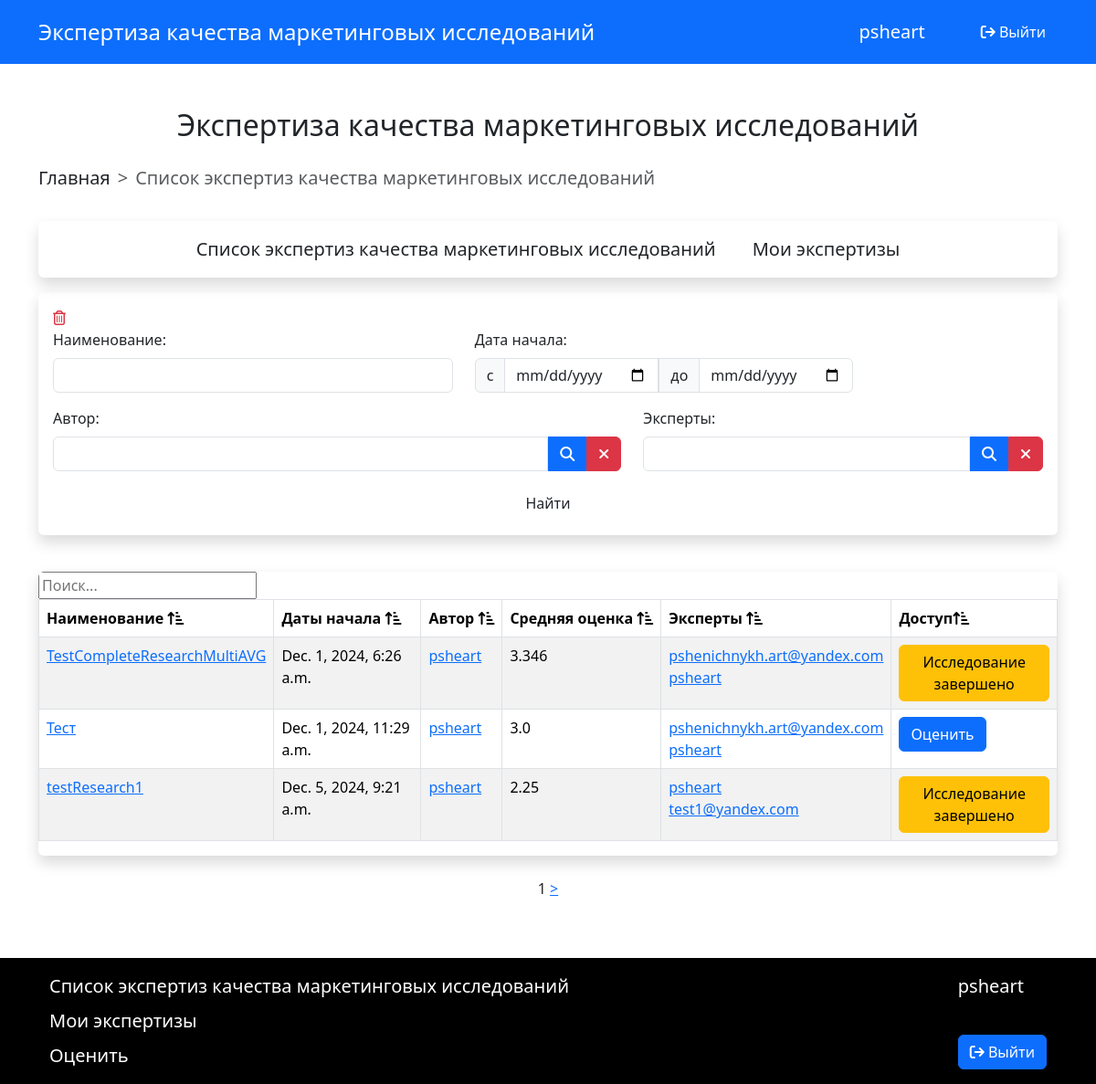
The page /research/ (signed in) on the database its author committed.
### research/models.py (models this page shows, shortened)
class Research(models.Model):
    title = models.CharField(max_length=255, )
    pdf_document = models.FileField(upload_to='media/research_pdfs/')
    participants = models.ManyToManyField(User, related_name='researches')
    created_at = models.DateTimeField(auto_now_add=True)
    author = models.ForeignKey(settings.AUTH_USER_MODEL, on_delete=models.CASCADE, related_name='authored_researches', null=True)
    is_completed = models.BooleanField(default=False)

### research/views.py (the view)
# urls.py: path('research/', research_list, name='research_list'),
@login_required
def research_list(request):
    researches = Research.objects.all()
    paginator = Paginator(researches, 1)
    page_number = request.GET.get('page')
    try:
        page_obj = paginator.get_page(page_number)
    except PageNotAnInteger:
        page_obj = paginator.page(1)
    except EmptyPage:
        page_obj = paginator.page(paginator.num_pages)
    rated_research_ids = set()
    for research in researches:
        average_score = research.ratings.aggregate(Avg('score')).get('score__avg', 0)
        research.average_rating = round(average_score, 3) if average_score is not None else 0
    if request.user.is_authenticated:
        user_ratings = request.user.rating_set.all()
        rated_research_ids = set(rating.research.id for rating in request.user.rating_set.all())
    context = {
        'researches': researches,
        'user_ratings': user_ratings,
        'rated_research_ids': rated_research_ids,
        'page_obj': page_obj
    }
    return render(request, 'research/research_list.html', context)

### templates/research/research_list.html (shortened to what this page needs)
{% extends 'core/base.html' %}
{% block content %}
<section class="pt-5">
    <div class="container-xl d-flex flex-column gap-3">
        <h2 class="text-center h-2 section_title">Экспертиза качества маркетинговых исследований</h2>
        <nav style="--bs-breadcrumb-divider: '>';" aria-label="breadcrumb">
            <ol class="breadcrumb link-hover text-dark text-decoration-none fs-5">
                <li class="breadcrumb-item">
                    <a href="{% url 'home' %}" class="link-hover text-dark text-decoration-none">
                        Главная
                    </a>
                </li>
                <li class="breadcrumb-item active" aria-current="page">Список экспертиз качества маркетинговых исследований</li>
            </ol>
        </nav>
        <ul class="nav justify-content-center gap-2 shadow rounded-2 fs-5 py-2">
            <li class="nav-item">
                <a class="nav-link text-dark link-hover link-active" href="#">Список экспертиз качества маркетинговых исследований</a>
            </li>
            <li class="nav-item">
                <a class="nav-link active text-dark link-hover" aria-current="page" href="{% url 'my_researches' %}">Мои экспертизы</a>
            </li>
        </ul>
    <form class="shadow p-3 rounded-2 position-relative">
        <i class="fa-regular fa-trash-can text-danger card_icon"></i>
        <div class="row align-items-start justify-content-between">
                <div class="col-12 row mx-auto p-0">
                    <div class="col-lg-5 col-md-6 col-3">
                        <label for="expert_name" class="form-label">Наименование:</label>
                        <input type="text" class="form-control" id="expert_name">
                    </div>
                    <div class="col-lg-5 col-md-3 col-3">
                        <label for="order_action" class="form-label">Дата начала:</label>
                        <div class="d-flex justify-content-start gap-0">
                            <div class="input-group flex-nowrap w-auto">
                                <span class="input-group-text rounded-start" id="basic-addon1">с</span>
                                <input id="order_action" type="date" class="form-control w-100 mw-8r rounded-0 flex-grow-0 flex-shrink-1">
                            </div>
                            <div class="input-group flex-nowrap w-auto">
                                <span class="input-group-text  rounded-0" id="basic-addon1">до</span>
                                <input type="date" class="form-control w-100 mw-8r rounded-end flex-grow-0 flex-shrink-1">
                            </div>
                        </div>
                    </div>
                    <div class="col-lg-7 col-md-6 col-12 mt-3">
                        <label for="order_client" class="form-label">Автор:</label>
                        <div class="d-flex">
                            <input id="order_client" type="text" class="form-control rounded-0 rounded-start">
                            <button class="btn btn-primary w-5r rounded-0" type="button" data-bs-toggle="modal" data-bs-target="#select_expert_modal">
                                <i class="fa-solid fa-magnifying-glass"></i>
                            </button>
                            <button class="btn btn-danger w-5r rounded-0 rounded-end">
                                <i class="fa-solid fa-xmark"></i>
                            </button>
                        </div>
                    </div>
                    <div class="col-lg-5 col-md-6 col-12 mt-3">
                        <label for="order_service" class="form-label">Эксперты:</label>
                        <div class="d-flex">
                            <input id="order_service" type="text" class="form-control rounded-0 rounded-start">
                            <button class="btn btn-primary w-5r rounded-0" type="button" data-bs-toggle="modal" data-bs-target="#select_expert_modal" >
                                <i class="fa-solid fa-magnifying-glass"></i>
                            </button>
                            <button class="btn btn-danger w-5r rounded-0 rounded-end">
                                <i class="fa-solid fa-xmark"></i>
                            </button>
                        </div>
                    </div>
                </div>
                <div class="col-12 mt-3">
                    <button class="btn btn-c_yellow-700 w-100 ">Найти</button>
                </div>
        </div>
    </form>
    <div class="shadow mt-4 rounded-2 overflow-auto">
        <input type="text" id="searchInput" placeholder="Поиск...">
        <table class="table table-striped table-hover table-bordered">
            <thead>
                <tr>
                    <th scope="col" class="text-nowrap col-hover" role="button">
                        Наименование <i class="fa-solid fa-arrow-up-short-wide text-c_yellow-700"></i>
                    </th>
                    <th scope="col" class="text-nowrap col-hover" role="button">
                        Даты начала <i class="fa-solid fa-arrow-up-short-wide text-c_yellow-700"></i>
                    </th>
                    <th scope="col" class="text-nowrap col-hover" role="button">
                        Автор <i class="fa-solid fa-arrow-up-short-wide text-c_yellow-700"></i>
                    </th>
                    <th scope="col" class="text-nowrap col-hover" role="button">
                        Средняя оценка <i class="fa-solid fa-arrow-up-short-wide text-c_yellow-700"></i>
                    </th>
                    <th scope="col" class="text-nowrap col-hover" role="button">
                        Эксперты <i class="fa-solid fa-arrow-up-short-wide text-c_yellow-700"></i>
                    </th>
                    <th scope="col" class="text-nowrap col-hover" role="button">
                       Доступ<i class="fa-solid fa-arrow-up-short-wide text-c_yellow-700"></i>
                    </th>
                </tr>
            </thead>
            <tbody id="tableBody">
                {% for research in researches %}
                    <tr>
                        <td><a href="{% url 'research_detail' research.id %}" class="link-hover d-block">{{ research.title }}</a></td>
                        <td>{{ research.created_at }}</td>
                        <td>
                            <a href=/" class="link-hover d-block">{{research.author}}</a>
                        </td>
                        <td>
                           {{research.average_rating}}
                        </td>
                        <td>
                            {% for us in research.participants.all %}
                            <a href=/" class="link-hover d-block">{{us.username}}</a>
                            {% endfor %}
                        </td>
                        <td>
                            {% if user in research.participants.all or user in research.author %}
                            {% if research.is_completed %}
                            <a href="#" class="btn btn-warning">Исследование завершено</a>
                            {% else %}
                                <a href=" {% url 'rate_aspect' research.id %}" class="btn btn-primary">Оценить</a>
                            {% endif %}
                            {% else %}
                                <span class="text-muted">Доступно только на чтение</span>
                            {% endif %}
                        </td>
                    </tr>
                {% endfor %}
            </tbody>
    </table>
</div>
</section>
{% include 'core/pagination.html' %}
{% endblock content %}

### templates/core/base.html (shortened to what this page needs)
<!DOCTYPE html>
<html lang="en">
<head>
    <link href="https://use.fontawesome.com/releases/v5.0.4/css/all.css" rel="stylesheet">
    <link href="https://cdn.jsdelivr.net/npm/bootstrap@5.3.3/dist/css/bootstrap.min.css" rel="stylesheet">
</head>
<body data-layout-mode="light" class="bg-gray-100 dark:bg-gray-900 bg-[url('../images/bg-body.png')] dark:bg-[url('../images/bg-body-2.png')]">
    <header class="w-100 bg-primary">
        <div class="d-flex justify-content-between align-items-center container-xl py-3">
            <a href="#" class="text-white fs-4 font-logo text-decoration-none link-hover">Экспертиза качества маркетинговых исследований</a>
            <div class="d-flex gap-md-5 gap-3 align-items-center fs-5">
              {% if user.is_authenticated and user.is_active %}
                <span class="text-white">{{user.username}}</span>
                    <form action="{% url 'logout' %}" method="post">
                        <button class="btn btn-primary"><i class="fa-solid fa-arrow-right-from-bracket"></i>
                            Выйти
                        </button>
                      </form>
                {% endif %}
            </div>
        </div>
    </header>
    {% block content %}
    {% endblock content %}
    <footer class="mt-5 bg-black">
        <div class="container-xl mx-auto row justify-content-between py-3">
            <div class="col-lg-7 col-12 d-flex gap-5 justify-content-lg-start justify-content-between">
                <div class="d-flex flex-column gap-2">
                    <a href="{% url 'research_list' %}" class="text-white text-decoration-none link-hover fs-5 w-auto">Список экспертиз качества маркетинговых исследований</a>
                    <a href=" {% if user.is_authenticated and user.is_active %} {% url 'create_research' %} {% else %} {% url 'login' %} {% endif %} "  class="text-white text-decoration-none link-hover fs-5">Мои экспертизы</a>
                    <a href="range_expert.html" class="text-white text-decoration-none link-hover fs-5">Оценить</a>
                </div>
            </div>
            <div class="col-lg-auto col-12 mt-lg-0 mt-3 d-flex flex-lg-column justify-content-between">
                {% if user.is_authenticated and user.is_active %}
                <p class="text-white fs-5">{{user.username}}</p>
                <form action="{% url 'logout' %}" method="post">
                    <button class="btn btn-primary"><i class="fa-solid fa-arrow-right-from-bracket"></i>
                        Выйти
                    </button>
                  </form>
              {% endif %}
            </div>
        </div>
    </footer>

### rows shown on the page
Research: title "TestCompleteResearchMultiAVG", created_at "Dec. 1, 2024, 6:26 a.m.", author "psheart", average_rating "3.346", is_completed "Исследование завершено"
Research: title "Тест", created_at "Dec. 1, 2024, 11:29 a.m.", author "psheart", average_rating "3.0", is_completed "Оценить"
Research: title "testResearch1", created_at "Dec. 5, 2024, 9:21 a.m.", author "psheart", average_rating "2.25", is_completed "Исследование завершено"

### other values the page prints
{{ user.username }} "psheart"
{{ us.username }} "pshenichnykh.art@yandex.com"
{{ us.username }} "psheart"
{{ us.username }} "test1@yandex.com"
{{ page_obj.number }} "1"
